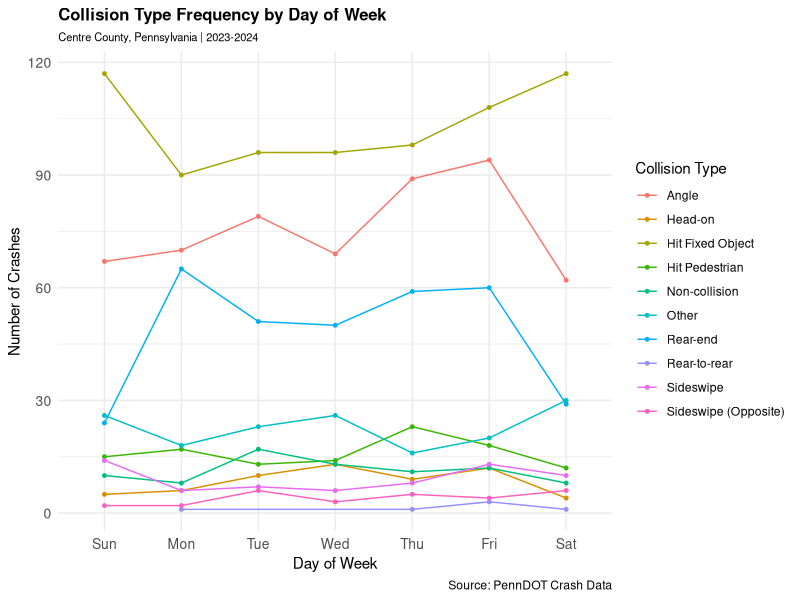

Source code (R):
## ---- chunk 1
#| label: Insight chart
#| echo: false
#| message: false
#| warning: false
# Style Guide: Google R Style Guide
# Primary Author: Akil Creswell
# Reviewed by: ''

library(ggplot2)
library(dplyr)
library(readr)

#Define mapping vectors using Data Dictionary
collision_labels <- c(
  "0" = "Non-collision",
  "1" = "Rear-end",
  "2" = "Head-on",
  "3" = "Rear-to-rear",
  "4" = "Angle",
  "5" = "Sideswipe",
  "6" = "Sideswipe (Opposite)",
  "7" = "Hit Fixed Object",
  "8" = "Hit Pedestrian"
)

day_labels <- c(
  "1" = "Sun",
  "2" = "Mon",
  "3" = "Tue",
  "4" = "Wed",
  "5" = "Thu",
  "6" = "Fri",
  "7" = "Sat"
)
# Load datasets
crash_2023 <- read_csv("Data/CRASH_CENTRE_2023.csv")
crash_2024 <- read_csv("Data/CRASH_CENTRE_2024.csv")

# Combine datasets
crashes <- bind_rows(crash_2023, crash_2024)

#Summarize combined dataset
crash_summary <- crashes %>%
  mutate(
    collision_label = recode(
      as.character(COLLISION_TYPE), 
      !!!collision_labels, 
      .default = "Other"
    ),
    day_label = factor(
      recode(as.character(DAY_OF_WEEK), !!!day_labels),
      levels = c("Sun", "Mon", "Tue", "Wed", "Thu", "Fri", "Sat")
    )
  ) %>%
  filter(!is.na(day_label), !is.na(collision_label)) %>%
  group_by(day_label, collision_label) %>%
  summarise(count = n(), .groups = "drop")


# Line chart
ggplot(crash_summary, aes(
  x = day_label,
  y = count,
  color = collision_label,
  group = collision_label
)) +
  geom_line(linewidth = 0.5, na.rm = TRUE) +
  geom_point(size = 1, na.rm = TRUE) +
  labs(
    title = "Collision Type Frequency by Day of Week",
    subtitle = "Centre County, Pennsylvania | 2023-2024",
    x = "Day of Week",
    y = "Number of Crashes",
    color = "Collision Type",
    caption = "Source: PennDOT Crash Data"
  ) +
  theme_minimal() +
  theme(
    legend.position = "right",
    plot.title = element_text(size = 12, face = "bold"),
    plot.subtitle = element_text(size = 8),
    axis.text = element_text(size = 10)
  )
